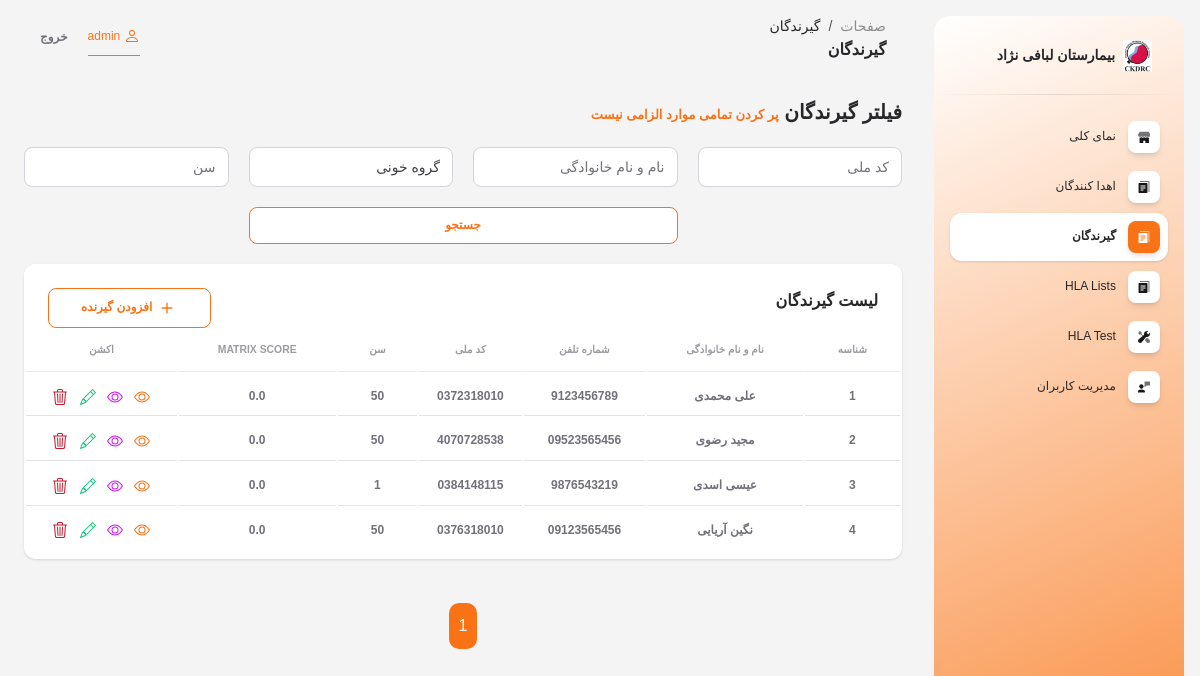
The app's page /recipients/ (signed in), older data.
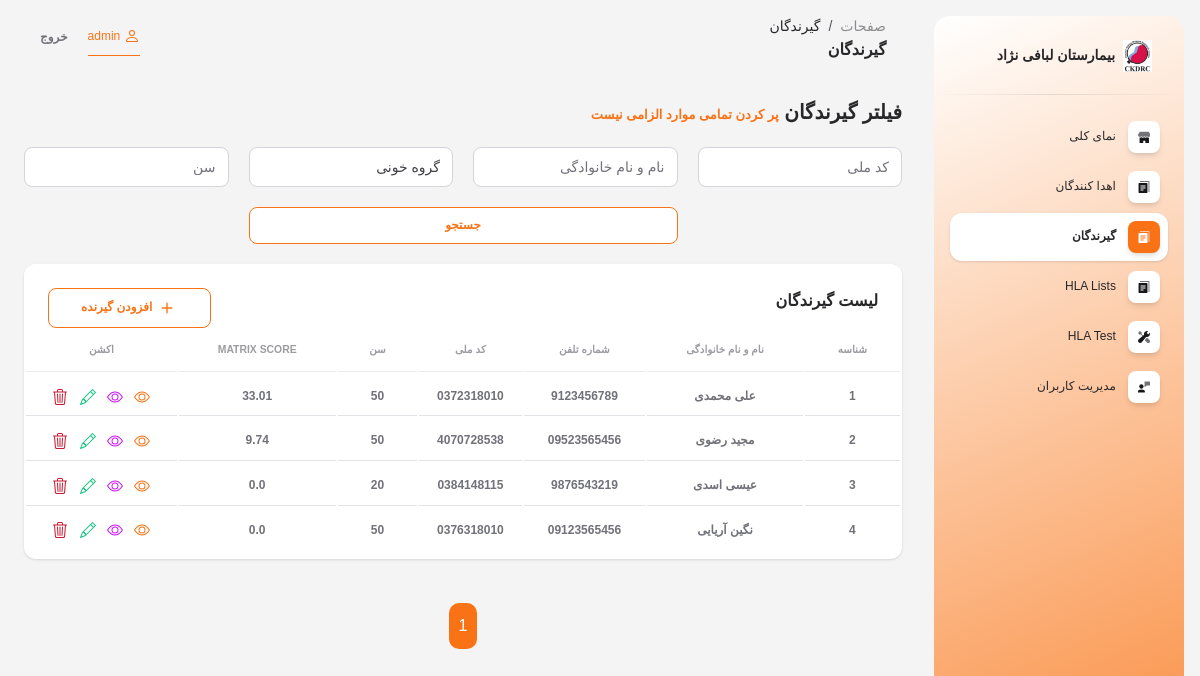
The same page, newer data.
### referees/models.py (models this page shows, shortened)
class Recipient(models.Model):
    search_donor_choices = [
        ('1', 'Both Types Of Donors'),
        ('2', 'Cadaver Donors'),
        ('3', 'Living Donors'),
    ]
    read_uam_from_choices = [
        ('1', 'ارسال دستی'),
        ('2', 'از فایل های ارسالی'),
    ]
    gender_choices = [
        ('1', 'مرد'),
        ('2', 'زن'),
    ]
    blood_group_choices = [
        ('A', 'A'),
        ('B', 'B'),
        ('AB', 'AB'),
        ('O', 'O'),
    ]
    previous_donation_candidate_choices = [
        ('yes', 'YES'),
        ('no', 'NO'),
    ]
    medical_urgency_choices = [
        ('1', 'no access'),
        ('2', 'cardiomyopathy'),
        ('3', 'none'),
    ]
    cpra_choices = [
        ('1', '≥ 98%'),
        ('2', '95-97%'),
        ('3', '80-94%'),
        ('4', '21-79%'),
        ('5', '1-20%'),
        ('6', '0%'),
    ]
    search_donor = models.CharField(verbose_name='جستجو از اهداکنندگان', choices=search_donor_choices, max_length=1, default='1')
    read_uam_from = models.CharField(verbose_name='تحلیل UAM از؟', choices=read_uam_from_choices, default='1', max_length=1)
    pcr_based_pdf = models.FileField(verbose_name='PCR Based PDF', upload_to='recipient_pdf/', blank=True, null=True)
    class_i_pdf = models.FileField(verbose_name='Class I PDF', upload_to='recipient_pdf/', blank=True, null=True)
    class_ii_pdf = models.FileField(verbose_name='Class II PDF', upload_to='recipient_pdf/', blank=True, null=True)
    full_name = models.CharField(verbose_name='نام و نام خانوادگی', max_length=200)
    national_code = models.CharField(verbose_name='کد ملی', max_length=15)
    gender = models.CharField(verbose_name='جنسیت', choices=gender_choices, max_length=1)
    pregnancies_number = models.IntegerField(verbose_name='تعداد بارداری (اختیاری)', null=True, blank=True)
    phone_number = models.CharField(verbose_name='شماره تماس', max_length=50)
    age = models.IntegerField(verbose_name='سن')
    blood_group = models.CharField(verbose_name='گروه خونی', max_length=2, choices=blood_group_choices)
    waiting_list = models.CharField(max_length=10, null=True, blank=True)
    dialysis_duration = models.CharField(max_length=10, null=True, blank=True)
    previous_donation = models.CharField(max_length=3, choices=previous_donation_candidate_choices, null=True, blank=True)
    medical_urgency = models.CharField(max_length=1, choices=medical_urgency_choices, null=True, blank=True)
    candidate_for_2_kidney_TX = models.CharField(max_length=3, choices=previous_donation_candidate_choices, null=True, blank=True)
    candidate_for_kidney_after_other_organ_TX = models.CharField(max_length=3, choices=previous_donation_candidate_choices, null=True, blank=True)
    cpra = models.CharField(max_length=1, choices=cpra_choices, null=True, blank=True)
    desensitized = models.CharField(max_length=3, choices=previous_donation_candidate_choices, null=True, blank=True)
    hla_a_1 = models.ForeignKey(HlaA, on_delete=models.DO_NOTHING, verbose_name='HLA A (allele 1)', related_name='hla_a_1_recipient')
    hla_a_2 = models.ForeignKey(HlaA, on_delete=models.DO_NOTHING, verbose_name='HLA A (allele 2)', related_name='hla_a_2_recipient')
    hla_b_1 = models.ForeignKey(HlaB, on_delete=models.DO_NOTHING, verbose_name='HLA B (allele 1)', related_name='hla_b_1_recipient')
    hla_b_2 = models.ForeignKey(HlaB, on_delete=models.DO_NOTHING, verbose_name='HLA B (allele 2)', related_name='hla_b_2_recipient')
    hla_drb1_1 = models.ForeignKey(HlaDRB1, on_delete=models.DO_NOTHING, verbose_name='HLA DRB1 (allele 1)', related_name='hla_drb1_1_recipient')
    hla_drb1_2 = models.ForeignKey(HlaDRB1, on_delete=models.DO_NOTHING, verbose_name='HLA DRB1 (allele 2)', related_name='hla_drb1_2_recipient')
    hla_drb_1 = models.ForeignKey(HlaDRB, on_delete=models.DO_NOTHING, verbose_name='HLA DRB (allele 1)', null=True, blank=True, related_name='hla_drb_1_recipient')
    hla_drb_2 = models.ForeignKey(HlaDRB, on_delete=models.DO_NOTHING, verbose_name='HLA DRB (allele 2)', null=True, blank=True, related_name='hla_drb_2_recipient')
    hla_dqb1_1 = models.ForeignKey(HlaDQB1, on_delete=models.DO_NOTHING, verbose_name='HLA DQB1 (allele 1)', related_name='hla_dqb1_1_recipient')
    hla_dqb1_2 = models.ForeignKey(HlaDQB1, on_delete=models.DO_NOTHING, verbose_name='HLA DQB1 (allele 2)', related_name='hla_dqb1_2_recipient')
    point = models.FloatField(verbose_name='امتیاز')
    donor_blood_group = MultiSelectField(verbose_name='گروه خونی مناسب برای دهنده', help_text='این مقدار توسط سیستیم تعین می گردد', max_length=50, choices=blood_group_choices)
    min_donor_age = models.IntegerField(verbose_name='حداقل سن مناسب برای دهنده', help_text='این مقدار توسط سیستیم تعین می گردد', default=0)
    max_donor_age = models.IntegerField(verbose_name='حداکثر سن مناسب برای دهنده', help_text='این مقدار توسط سیستیم تعین می گردد')
    hla_a_uam = models.ManyToManyField(HlaA, verbose_name='HLA A (UAM)', blank=True, related_name='hla_a_1_uam')
    hla_b_uam = models.ManyToManyField(HlaB, verbose_name='HLA B (UAM)', blank=True, related_name='hla_b_1_uam')
    hla_drb1_uam = models.ManyToManyField(HlaDRB1, verbose_name='HLA DRB1 (UAM)', blank=True, related_name='hla_drb1_1_uam')
    hla_drb_uam = models.ManyToManyField(HlaDRB, verbose_name='HLA DRB (UAM)', blank=True, related_name='hla_drb_1_uam')
    hla_dqb1_uam = models.ManyToManyField(HlaDQB1, verbose_name='HLA DQB1 (UAM)', blank=True, related_name='hla_dqb1_1_uam')
    class Meta:
        verbose_name = 'گیرنده'
        verbose_name_plural = 'گیرندگان'

### referees/views.py (the view)
# urls.py: path('recipients/', RecipientListView.as_view(), name='recipient_list'),
class RecipientListView(LoginRequiredMixin, ListView):
    model = Recipient
    template_name = 'recipients/recipient_list.html'
    context_object_name = 'recipients'
    ordering = 'id'
    paginate_by = 100
    def get_queryset(self):
        queryset = super().get_queryset()
        search_query = self.request.GET.get('q')
        blood_group = self.request.GET.get('blood_group')
        national_code = self.request.GET.get('national_code')
        age = self.request.GET.get('age')
        if search_query:
            queryset = queryset.filter(
                Q(full_name__icontains=search_query)
            )
        if blood_group:
            queryset = queryset.filter(blood_group=blood_group)
        if national_code:
            queryset = queryset.filter(national_code=national_code)
        if age:
            queryset = queryset.filter(age=age)
        return queryset

### referees/templatetags/custom_filters.py (called while the page is built)
@register.filter(name='truncatechars_noellipsis')
def truncatechars_noellipsis(value, arg):
    try:
        length = int(arg)
    except ValueError:
        return value
    if not isinstance(value, str):
        value = str(value)
    return value[:length]

### templates/recipients/recipient_list.html (shortened to what the changed rows need)
{% extends 'base.html' %}
{% load static %}
{% load custom_filters %}
{% block contain %}
<div class="row">
    <div class="col-12">
        <div class="card mb-4">
            <div class="card-body px-0 pt-0 pb-2">
                <div class="table-responsive p-0">
                    <table class="table align-items-center mb-0">
                        <thead>
                            <tr>
                                <th
                                    class="text-center text-uppercase text-secondary text-xxs font-weight-bolder opacity-7">
                                    شناسه</th>
                                <th
                                    class="text-center text-uppercase text-secondary text-xxs font-weight-bolder opacity-7">
                                    نام و نام خانوادگی</th>
                                <th
                                    class="text-center text-uppercase text-secondary text-xxs font-weight-bolder opacity-7">
                                    شماره تلفن</th>
                                <th
                                    class="text-center text-uppercase text-secondary text-xxs font-weight-bolder opacity-7">
                                    کد ملی</th>
                                <th
                                    class="text-center text-uppercase text-secondary text-xxs font-weight-bolder opacity-7">
                                    سن</th>
                                <th
                                    class="text-center text-uppercase text-secondary text-xxs font-weight-bolder opacity-7">
                                    Matrix Score</th>
                                <th
                                    class="text-center text-uppercase text-secondary text-xxs font-weight-bolder opacity-7">
                                    اکشن</th>
                            </tr>
                        </thead>
                        <tbody>
                            {% if recipients %}
                            {% for recipient in recipients %}
                            <tr>
                                <td class="align-middle text-center">
                                    <span class="text-secondary text-xs font-weight-bold">{{ recipient.id }}</span>
                                </td>
                                <td class="align-middle text-center">
                                    <span class="text-secondary text-xs font-weight-bold">{{ recipient.full_name }}</span>
                                </td>
                                <td class="align-middle text-center">
                                    <span class="text-secondary text-xs font-weight-bold">{{ recipient.phone_number }}</span>
                                </td>
                                <td class="align-middle text-center">
                                    <span class="text-secondary text-xs font-weight-bold">{{ recipient.national_code }}</span>
                                </td>
                                <td class="align-middle text-center">
                                    <span class="text-secondary text-xs font-weight-bold">{{ recipient.age }}</span>
                                </td>
                                <td class="align-middle text-center">
                                    <span class="text-secondary text-xs font-weight-bold">{{ recipient.point|truncatechars_noellipsis:5 }}</span>
                                </td>
                                <td class="align-middle text-center">
                                    <a href="{% url 'recipient_detail' recipient.id %}" title="جزئیات" style="padding: 0 4px;">
                                        <span class="text-secondary text-xs font-weight-bold">
                                        </span>
                                    </a>
                                    <a href="{% url 'select_donors_for_recipient' recipient.id %}" title="جزئیات" style="padding: 0 4px;">
                                        <span class="text-secondary text-xs font-weight-bold">
                                        </span>
                                    </a>
                                    <a href="{% url 'recipient_update' recipient.id %}" title="ویرایش" style="padding: 0 4px;">
                                        <span class="text-secondary text-xs font-weight-bold">
                                        </span>
                                    </a>
                                    <a href="{% url 'recipient_delete' recipient.id %}" title="حذف" style="padding: 0 4px;">
                                        <span class="text-secondary text-xs font-weight-bold">
                                        </span>
                                    </a>
                                </td>
                            </tr>
                            {% endfor %}
                            {% else %}
                            <tr>
                                <td colspan="7" class="align-middle text-center">
                                    <span class="text-secondary text-xs font-weight-bold">موردی یافت نشد</span>
                                </td>
                            </tr>
                            {% endif %}
                        </tbody>
                    </table>
                </div>
            </div>
        </div>
    </div>
</div>
{% endblock %}

Row changes from the older to the newer data that the page shows:
changed Recipient "علی محمدی": point "0.0" → "33.01"
changed Recipient "مجید رضوی": point "0.0" → "9.74"
changed Recipient "عیسی اسدی": age "1" → "20"
